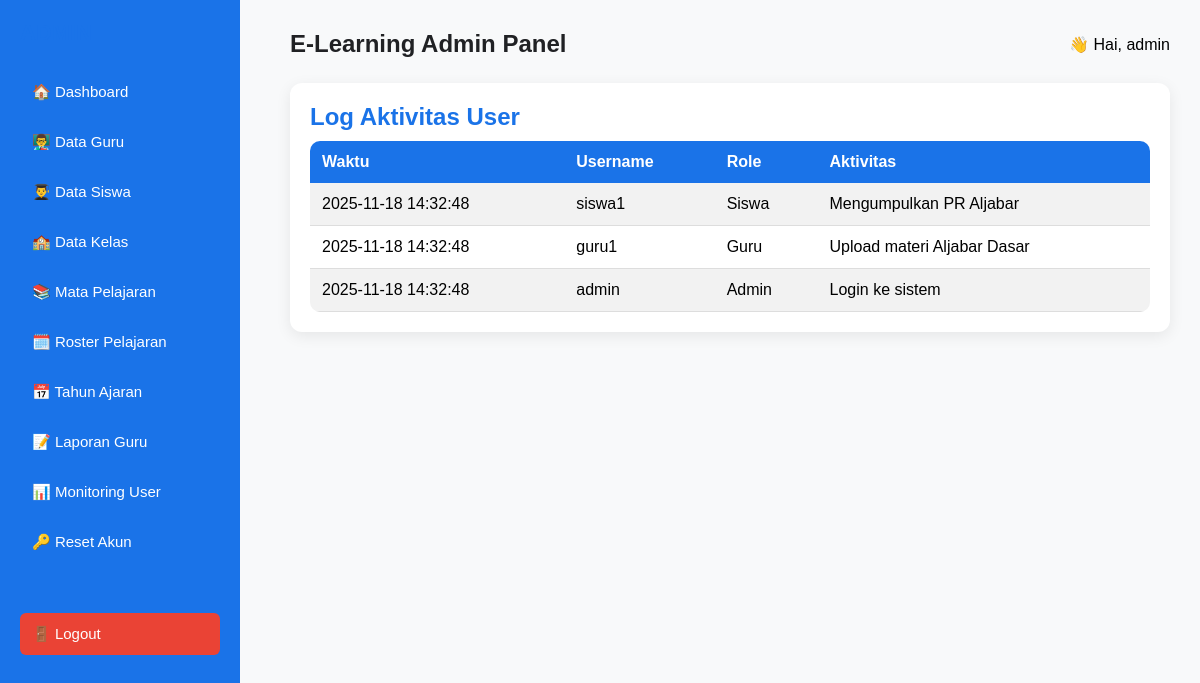
/views/admin/aktivitas.php (signed in), run on the app's committed database.
### tables this page shows
CREATE TABLE `log_aktivitas` (
  `id` int(11) NOT NULL,
  `id_user` int(11) NOT NULL,
  `role` enum('admin','guru','siswa') NOT NULL,
  `aktivitas` text NOT NULL,
  `waktu` timestamp NOT NULL DEFAULT current_timestamp()
);

CREATE TABLE `users` (
  `id` int(11) NOT NULL,
  `username` varchar(50) NOT NULL,
  `password` varchar(255) NOT NULL,
  `role` enum('admin','guru','siswa') NOT NULL,
  `id_guru` int(11) DEFAULT NULL,
  `id_siswa` int(11) DEFAULT NULL,
  `status` enum('aktif','non-aktif') NOT NULL DEFAULT 'aktif',
  `created_at` timestamp NOT NULL DEFAULT current_timestamp()
);

### views/admin/aktivitas.php (the view, shortened to what this page needs)
<?php
include "../../config.php";
?>
<!DOCTYPE html>
<html>
<head>
    <link rel="stylesheet" href="../../assets/css/style.css">
</head>
<body>
<?php include "sidebar.php"; ?>
<div class="content">
<?php include "header.php"; ?>
<div class="card">
    <h2>Log Aktivitas User</h2>
    <table class="tabel">
        <tr>
            <th>Waktu</th>
            <th>Username</th>
            <th>Role</th>
            <th>Aktivitas</th>
        </tr>
        <?php
        $logs = mysqli_query($conn,
        "SELECT log_aktivitas.*, users.username
         FROM log_aktivitas
         LEFT JOIN users ON users.id = log_aktivitas.id_user
         ORDER BY log_aktivitas.id DESC");
        while($l = mysqli_fetch_assoc($logs)){
        ?>
        <tr>
            <td><?= $l['waktu']; ?></td>
            <td><?= $l['username']; ?></td>
            <td><?= ucfirst($l['role']); ?></td>
            <td><?= $l['aktivitas']; ?></td>
        </tr>
        <?php } ?>
    </table>
</div>
</div>
</body>
</html>

### assets/css/style.css (style rules this page uses)
* { box-sizing: border-box; }
body { margin:0; padding:0; font-family:'Poppins', sans-serif; background:#F8F9FA; }
h2 { margin:0 0 10px; color:#1A73E8; }
.content { margin-left:260px; padding:30px; }
.card { background:white; padding:20px; border-radius:12px; box-shadow:0 4px 15px rgba(0,0,0,0.08); margin-bottom:20px; }
.tabel { width:100%; border-collapse:collapse; background:white; border-radius:10px; overflow:hidden; }
.tabel th { background:#1A73E8; color:white; padding:12px; text-align:left; }
.tabel td { padding:10px; border-bottom:1px solid #ddd; }
.tabel tr:nth-child(even) { background:#f2f2f2; }
.tabel td, .tabel th { padding:12px; }

### data on the page
log_aktivitas: waktu "2025-11-18 14:32:48", id_user.username "siswa1", role "Siswa", aktivitas "Mengumpulkan PR Aljabar"
log_aktivitas: waktu "2025-11-18 14:32:48", id_user.username "guru1", role "Guru", aktivitas "Upload materi Aljabar Dasar"
log_aktivitas: waktu "2025-11-18 14:32:48", id_user.username "admin", role "Admin", aktivitas "Login ke sistem"

### other printed values
$_SESSION['username'] "admin"
